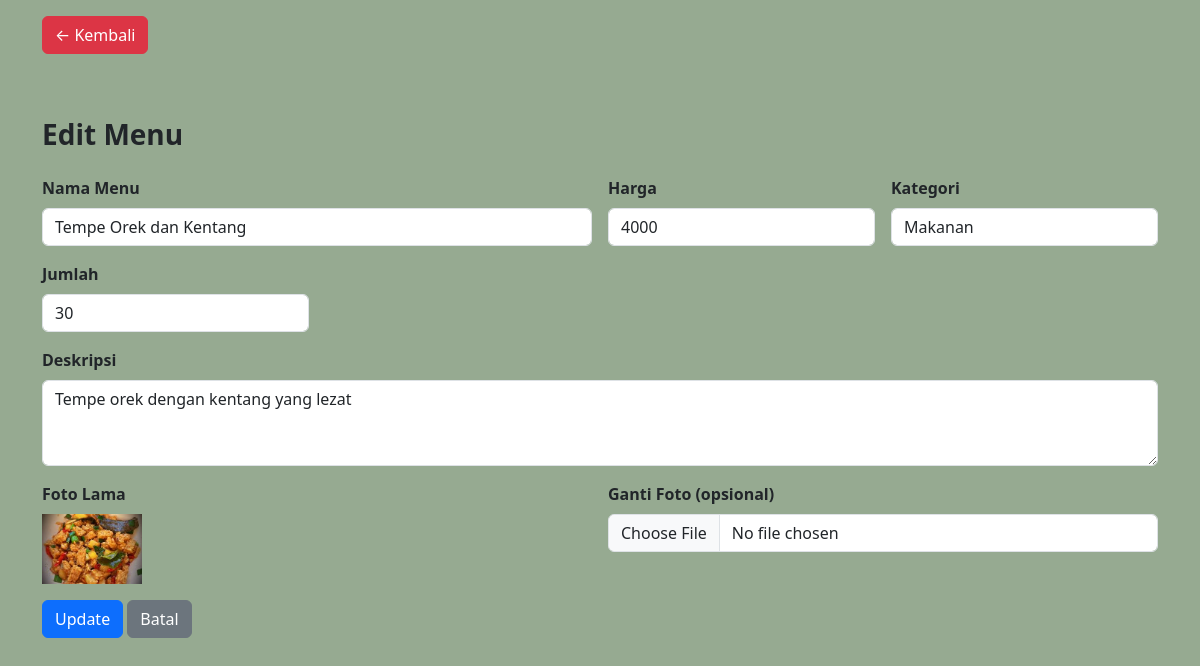
Page /ADMIN/edit.php?id_menu=5 on the committed database.
### tables this page shows
CREATE TABLE `menu` (
  `id_menu` int(11) NOT NULL,
  `nama_menu` varchar(100) NOT NULL,
  `harga` decimal(10,0) NOT NULL,
  `jumlah` int(11) NOT NULL,
  `kategori` varchar(50) NOT NULL,
  `deskripsi` text DEFAULT NULL,
  `gambar` varchar(255) DEFAULT NULL,
  `status` enum('Tersedia','Habis') DEFAULT 'Tersedia'
);

### ADMIN/edit.php (the view, shortened to what this page needs)
<?php include 'config.php'; ?>
<?php
$id_menu= $_GET['id_menu'];
$data = mysqli_fetch_assoc(mysqli_query($conn, "SELECT * FROM menu WHERE id_menu=$id_menu"));
?>
<!DOCTYPE html>
<html>
<head>
    <link href="https://cdn.jsdelivr.net/npm/bootstrap@5.3.0/dist/css/bootstrap.min.css" rel="stylesheet">
</head>
<body>
<div class="container mt-3">
    <a href="dashboard.php" class="btn btn-danger mb-3">← Kembali</a>
</div>
<div class="container mt-5">
    <h3 class="mb-4">Edit Menu</h3>
    <form method="POST" enctype="multipart/form-data" class="row g-3">
        <div class="col-md-6">
            <label class="form-label">Nama Menu</label>
            <input type="text" name="nama_menu" class="form-control" value="<?= $data['nama_menu'] ?>" required>
        </div>
        <div class="col-md-3">
            <label class="form-label">Harga</label>
            <input type="number" name="harga" class="form-control" value="<?= $data['harga'] ?>" required>
        </div>
        <div class="col-md-3">
            <label class="form-label">Kategori</label>
            <input type="text" name="kategori" class="form-control" value="<?= $data['kategori'] ?>" required>
        </div>
        <div class="col-md-3">
            <label class="form-label">Jumlah</label>
            <input type="number" name="jumlah" class="form-control" value="<?= $data['jumlah'] ?>" required>
        </div>
        <div class="col-12">
            <label class="form-label">Deskripsi</label>
            <textarea name="deskripsi" class="form-control" rows="3"><?= $data['deskripsi'] ?></textarea>
        </div>
        <div class="col-md-6">
            <label class="form-label">Foto Lama</label><br>
            <img src="../IMAGE/<?= $data['gambar'] ?>" width="100">
        </div>
        <div class="col-md-6">
            <label class="form-label">Ganti Foto (opsional)</label>
            <input type="file" name="gambar" class="form-control">
        </div>
        <div class="col-12">
            <button type="submit" name="update" class="btn btn-primary">Update</button>
            <a href="dashboard.php" class="btn btn-secondary">Batal</a>
        </div>
    </form>
</div>
</body>
</html>

### ADMIN/edit.php (style rules this page uses)
body { background-color: #96aa91 ; }
.container h3 { font-weight: 700 ; }
.container { font-weight: 600; }

### rows in the picture
menu: nama_menu "Tempe Orek dan Kentang", harga "4000", kategori "Makanan", jumlah "30", deskripsi "Tempe orek dengan kentang yang lezat", gambar (picture)
